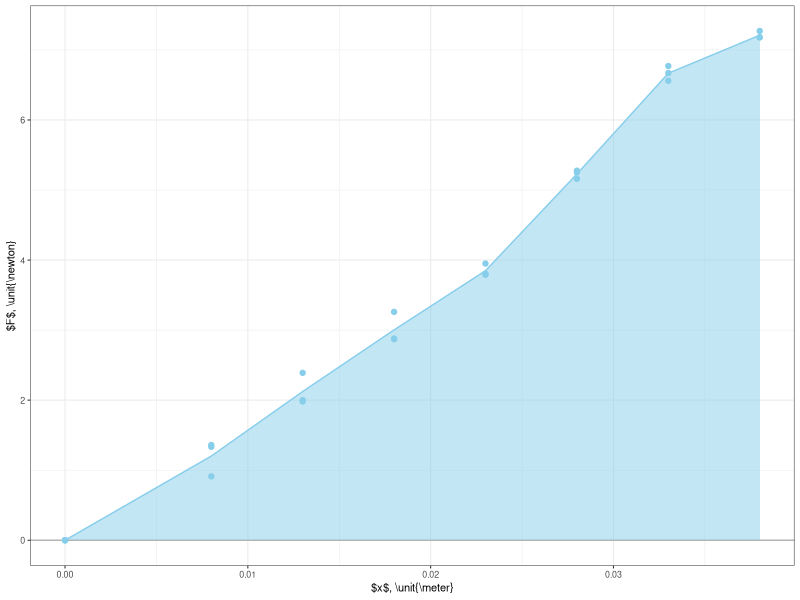

Reproduce this figure in R.
library(ggplot2)
library(dplyr)

raw <- read.csv('newwork.csv',header=TRUE)
data <- tibble(raw)

fig <- ggplot(data,aes(x=x,y=F))+
    geom_hline(yintercept=0,color="gray70")+
    geom_point(color="skyblue")+
    stat_summary(fun=mean,geom="line",aes(group=1),color="skyblue")+
    stat_summary(fun=mean,geom="area",fill="skyblue",alpha=0.5)+
    xlab('$x$, \\unit{\\meter}')+
    ylab('$F$, \\unit{\\newton}')+
    theme_bw(base_size=8)
ggsave('fig35.svg',plot=fig,width=3.4167,height=2,units="in")

library(pracma)
print(trapz(data$x,data$F))


grouped <- group_by(data,trial)
Wgrouped <- summarize(grouped,
	 W = trapz(x,F))
print(summarize(Wgrouped,
	meanW = mean(W),
	sdW = sd(W)))
